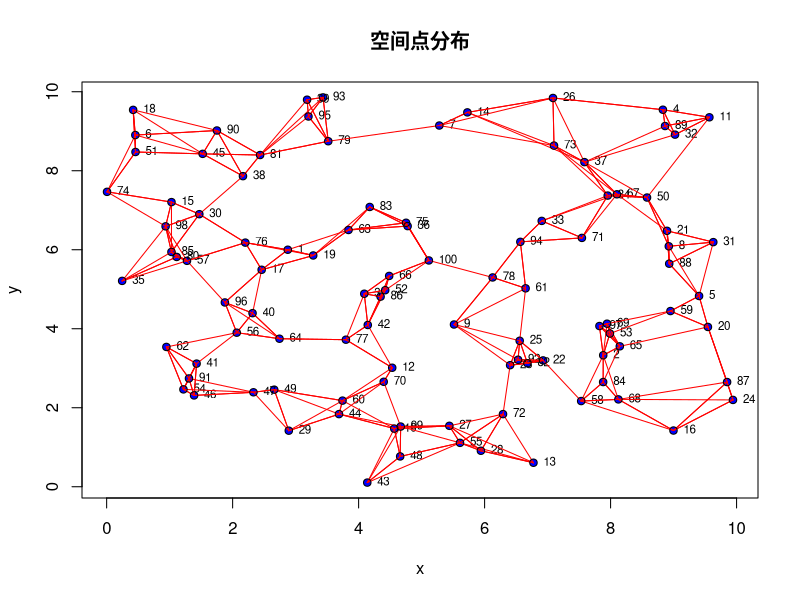
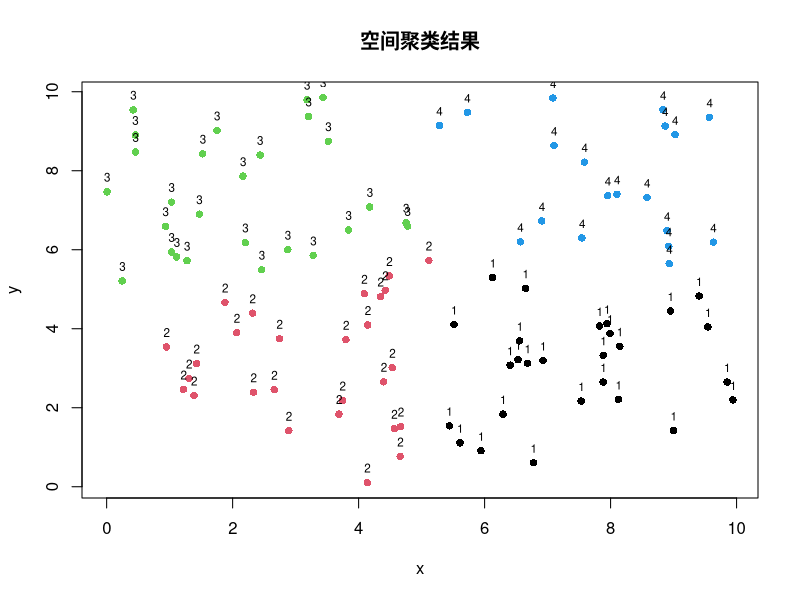
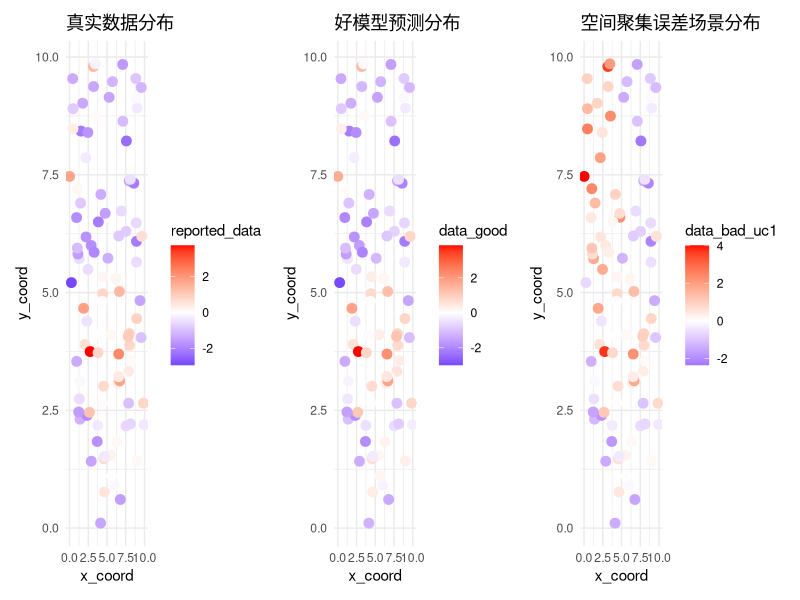
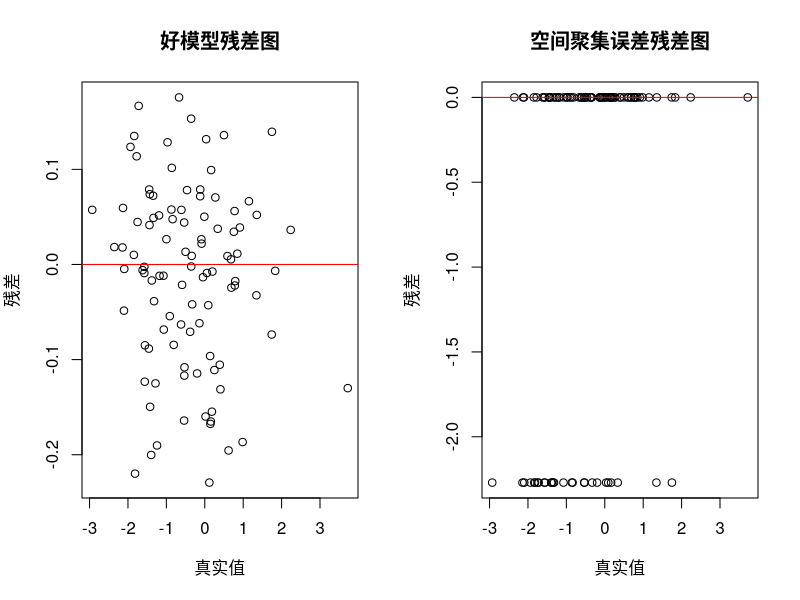

Generate these figures, in order, with R:
# 加载必要的包
library(spdep)
library(ggplot2)

# 设置随机种子保证可重复性
set.seed(123)

## 1. 生成基础空间数据 --------------------------------------------
cat("1. 生成基础空间数据...\n")

# 创建100个随机空间点
n_locations <- 100
coords <- cbind(x = runif(n_locations, 0, 10), 
                y = runif(n_locations, 0, 10))

# 查看坐标的前几行
head(coords)

# 创建位置ID
location_ids <- paste0("loc", 1:n_locations)

# 可视化空间点分布
plot(coords, pch = 16, col = "blue", main = "空间点分布")
text(coords, labels = 1:n_locations, pos = 4, cex = 0.7)

## 2. 构建空间权重矩阵W --------------------------------------------------------
cat("2. 构建空间权重矩阵W...\n")

# 使用k近邻方法（k=4）定义空间关系
knn <- knearneigh(coords, k = 4)
knn_nb <- knn2nb(knn)

# 查看邻接关系
print("前10个点的邻居：")
knn_nb[1:10]

# 创建行标准化的空间权重列表
W_list <- nb2listw(knn_nb, style = "W")

# 将权重列表转换为矩阵形式便于查看
W_matrix <- listw2mat(W_list)

# 查看权重矩阵的前6x6
print("空间权重矩阵W的前6x6：")
W_matrix[1:6, 1:6]

# 可视化空间邻接关系
plot(knn_nb, coords, add = TRUE, col = "red", length = 0.05)

## 3. 生成具有空间自相关的真实数据 --------------------------------------------
cat("3. 生成具有空间自相关的真实数据...\n")

# 使用空间自回归过程生成数据
rho <- 0.7  # 空间自回归系数
n <- n_locations

# 创建单位矩阵
I <- diag(n)

# 生成随机误差
epsilon <- rnorm(n, mean = 0, sd = 1)

# 空间自回归过程: Y = ρWY + ε
real_value <- solve(I - rho * W_matrix) %*% epsilon

# 查看生成的数据
summary(real_value)

# 创建基础数据框
base_data <- data.frame(
  Location = location_ids,
  x_coord = coords[,1],
  y_coord = coords[,2],
  reported_data = as.numeric(real_value)
)

# 查看数据前几行
head(base_data)

## 4. 场景1：好模型（微小随机误差） -------------------------------------------
cat("4. 生成好模型预测...\n")

pred_good <- real_value + rnorm(n_locations, mean = 0, sd = 0.1)
base_data$data_good <- as.numeric(pred_good)

# 计算RMSE
rmse_good <- sqrt(mean((base_data$reported_data - base_data$data_good)^2))
cat("好模型的RMSE:", rmse_good, "\n")

## 5. 场景2：空间聚集误差 -----------------------------------------------------
cat("5. 生成空间聚集误差场景...\n")

# 使用k-means识别空间聚类
kmeans_result <- kmeans(coords, centers = 4)
base_data$spatial_cluster <- kmeans_result$cluster

# 随机选择一个聚类添加偏差
biased_cluster <- sample(1:4, 1)
bias_magnitude <- 2 * sd(real_value)

cat("在聚类", biased_cluster, "上添加偏差", bias_magnitude, "\n")

pred_bad_uc1 <- real_value
for (i in 1:n_locations) {
  if (base_data$spatial_cluster[i] == biased_cluster) {
    pred_bad_uc1[i] <- pred_bad_uc1[i] + bias_magnitude
  }
}
base_data$data_bad_uc1 <- as.numeric(pred_bad_uc1)

# 可视化聚类结果
plot(coords, pch = 16, col = base_data$spatial_cluster, 
     main = "空间聚类结果")
text(coords, labels = base_data$spatial_cluster, pos = 3, cex = 0.7)

## 6. 计算空间自相关指标 ------------------------------------------------------
cat("6. 计算空间自相关指标...\n")

# 为每个场景计算莫兰指数
scenarios <- c("data_good", "data_bad_uc1")

for (scenario in scenarios) {
  cat("\n=== 场景:", scenario, "===\n")
  
  values <- base_data[[scenario]]
  
  # 计算莫兰指数
  moran_result <- moran.test(values, listw = W_list)
  print(moran_result)
  
  # 计算RMSE
  rmse <- sqrt(mean((base_data$reported_data - values)^2))
  cat("RMSE:", rmse, "\n")
  
  # 计算R²
  r_squared <- cor(base_data$reported_data, values)^2
  cat("R²:", r_squared, "\n")
}

## 7. 可视化比较不同场景 ------------------------------------------------------
cat("7. 生成可视化比较...\n")

# 真实数据空间分布
p1 <- ggplot(base_data, aes(x = x_coord, y = y_coord, color = reported_data)) +
  geom_point(size = 3) +
  scale_color_gradient2(low = "blue", high = "red", mid = "white") +
  ggtitle("真实数据分布") +
  theme_minimal()

# 好模型预测分布
p2 <- ggplot(base_data, aes(x = x_coord, y = y_coord, color = data_good)) +
  geom_point(size = 3) +
  scale_color_gradient2(low = "blue", high = "red", mid = "white") +
  ggtitle("好模型预测分布") +
  theme_minimal()

# 空间聚集误差场景分布
p3 <- ggplot(base_data, aes(x = x_coord, y = y_coord, color = data_bad_uc1)) +
  geom_point(size = 3) +
  scale_color_gradient2(low = "blue", high = "red", mid = "white") +
  ggtitle("空间聚集误差场景分布") +
  theme_minimal()

# 如果安装了patchwork包，可以并排显示
if(require(patchwork)) {
  (p1 | p2 | p3)
} else {
  print(p1)
  print(p2) 
  print(p3)
}

## 8. 残差分析 ----------------------------------------------------------------
cat("8. 残差分析...\n")

# 计算残差
base_data$residual_good <- base_data$reported_data - base_data$data_good
base_data$residual_bad_uc1 <- base_data$reported_data - base_data$data_bad_uc1

# 检查残差的空间自相关
cat("\n好模型残差的莫兰指数:\n")
print(moran.test(base_data$residual_good, listw = W_list))

cat("\n空间聚集误差场景残差的莫兰指数:\n")
print(moran.test(base_data$residual_bad_uc1, listw = W_list))

# 残差分布可视化
par(mfrow = c(1, 2))
plot(base_data$reported_data, base_data$residual_good, 
     main = "好模型残差图", xlab = "真实值", ylab = "残差")
abline(h = 0, col = "red")

plot(base_data$reported_data, base_data$residual_bad_uc1,
     main = "空间聚集误差残差图", xlab = "真实值", ylab = "残差")
abline(h = 0, col = "red")

# 重置图形参数
par(mfrow = c(1, 1))

cat("\n=== 模拟完成！ ===\n")
cat("数据框维度:", dim(base_data), "\n")
cat("变量名:", names(base_data), "\n")
